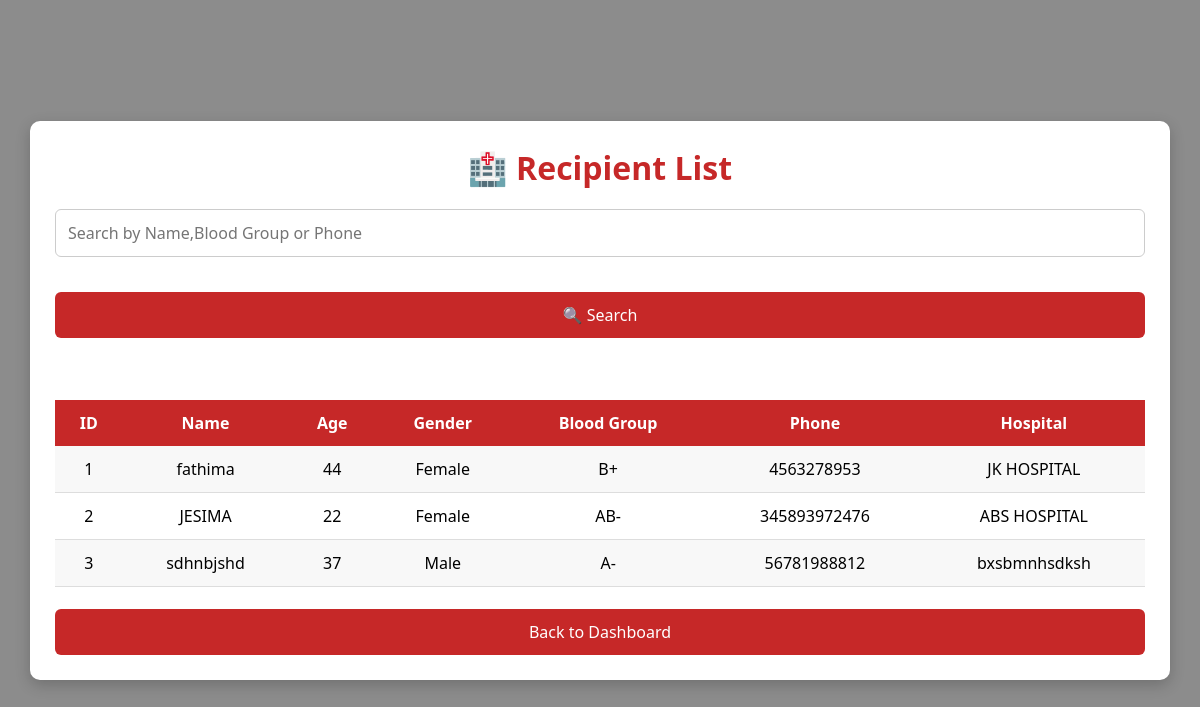
The page /view_recipients on the database its author committed.
### tables this page shows
CREATE TABLE recipient(
    recipient_id INTEGER PRIMARY KEY AUTOINCREMENT,
    recipient_name TEXT,
    age INTEGER,
    gender TEXT,
    blood_group TEXT,
    phone TEXT,
    hospital TEXT
);

### app.py (the view)
@app.route('/view_recipients')
def view_recipients():
    conn = get_db_connection()
    recipients = conn.execute(
        "SELECT * FROM recipient"
    ).fetchall()
    conn.close()
    return render_template(
        "view_recipients.html",
        recipients=recipients
    )

### app.py (called while the page is built)
def get_db_connection():
    conn = sqlite3.connect("bloodbank.db")
    conn.row_factory = sqlite3.Row
    return conn

### templates/view_recipients.html (shortened to what this page needs)
<!DOCTYPE html>
<html>
<head>
<link rel="stylesheet"
href="{{ url_for('static', filename='style.css') }}">
</head>
<body>
<div class="table-container">
<h1>🏥 Recipient List</h1>
<form action="/search_recipient" method="GET">
<input
type="text"
name="keyword"
placeholder="Search by Name,Blood Group or Phone">
<button type="submit">
🔍 Search
</button>
</form>
<br>
<table>
<tr>
<th>ID</th>
<th>Name</th>
<th>Age</th>
<th>Gender</th>
<th>Blood Group</th>
<th>Phone</th>
<th>Hospital</th>
</tr>
{% for r in recipients %}
<tr>
<td>{{ r['recipient_id'] }}</td>
<td>{{ r['recipient_name'] }}</td>
<td>{{ r['age'] }}</td>
<td>{{ r['gender'] }}</td>
<td>{{ r['blood_group'] }}</td>
<td>{{ r['phone'] }}</td>
<td>{{ r['hospital'] }}</td>
</tr>
{% endfor %}
</table>
<br>
<a href="/dashboard">
<button>
Back to Dashboard
</button>
</a>
</div>
</body>
</html>

### static/style.css (style rules this page uses)
* { margin:0; padding:0; box-sizing:border-box; font-family:Segoe UI,sans-serif; }
body { background:linear-gradient(135deg,#b71c1c,#ef5350); height:100vh; display:flex; justify-content:center; align-items:center; }
input { width:100%; padding:14px; margin-bottom:20px; border-radius:8px; border:1px solid #ccc; font-size:16px; }
button { width:100%; padding:14px; background:#c62828; color:white; border:none; border-radius:8px; font-size:18px; cursor:pointer; transition:.3s; }
.table-container { width:95%; margin:30px auto; background:white; padding:25px; border-radius:10px; box-shadow:0 5px 15px rgba(0,0,0,.2); }
.table-container h1 { text-align:center; color:#c62828; margin-bottom:20px; }
table { width:100%; border-collapse:collapse; margin-top:20px; }
table th { background:#c62828; color:white; padding:12px; }
table td { padding:12px; text-align:center; border-bottom:1px solid #ddd; }
body { margin:0; padding:0; font-family:Arial, Helvetica, sans-serif; background:#f4f6f9; }
.table-container form { display:flex; gap:15px; margin-bottom:20px; align-items:center; flex-wrap:wrap; }
.table-container form select, .table-container form input { padding:12px; border:1px solid #ccc; border-radius:6px; font-size:16px; }
.table-container form button { padding:12px 20px; background:#c62828; color:white; border:none; border-radius:6px; cursor:pointer; }
.table-container { width:95%; margin:30px auto; background:white; padding:25px; border-radius:10px; box-shadow:0 5px 15px rgba(0,0,0,0.2); }
table { width:100%; border-collapse:collapse; }
.table-container button { padding:10px 20px; background:#c62828; color:white; border:none; border-radius:6px; cursor:pointer; font-size:16px; }
.table-container { width:95%; margin:30px auto; background:white; padding:25px; border-radius:10px; box-shadow:0px 5px 15px rgba(0,0,0,0.2); }
table td { padding:12px; text-align:center; border-bottom:1px solid #dddddd; }
table tr:nth-child(even) { background:#f8f8f8; }
.table-container button { padding:12px 20px; background:#c62828; color:white; border:none; border-radius:6px; cursor:pointer; font-size:16px; }
body { margin:0; padding:0; font-family:Arial, Helvetica, sans-serif; background:linear-gradient(rgba(0,0,0,.45),rgba(0,0,0,.45)), url("https://images.unsplash.com/photo-1615461066841-6116e61058f4?w=1600"); background-size:cover; background-position:center; }

### rows shown on the page
recipient: recipient_id "1", recipient_name "fathima", age "44", gender "Female", blood_group "B+", phone "4563278953", hospital "JK HOSPITAL"
recipient: recipient_id "2", recipient_name "JESIMA", age "22", gender "Female", blood_group "AB-", phone "345893972476", hospital "ABS HOSPITAL"
recipient: recipient_id "3", recipient_name "sdhnbjshd", age "37", gender "Male", blood_group "A-", phone "56781988812", hospital "bxsbmnhsdksh"
